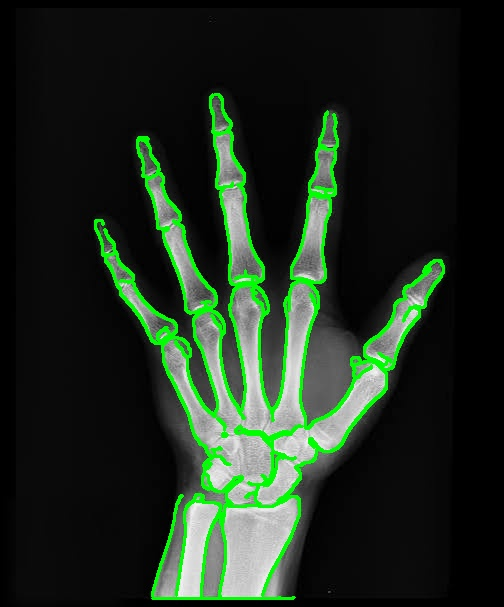
#> input picture fracture_result.jpg, 504 x 607 px
$ python -i app.py   (imports and definitions only)
#> lines starting #> are read from the running program, lines starting #| are printed output that depends on the picture; after the words box and inside, x2 and y2 are one past the last pixel; in counts of white or black regions, pixels touching at a corner belong together
import cv2
import numpy as np
import os
import pickle
import matplotlib.pyplot as plt

from sklearn.svm import SVC
from sklearn.metrics import accuracy_score


# ============================================================
# SETTINGS
# ============================================================

DATASET = "Bone_Fracture_Binary_Classification"

TRAIN_DIR = os.path.join(DATASET, "train")
TEST_DIR = os.path.join(DATASET, "test")

IMG_SIZE = (64, 64)

# Number of images used from each class.
# Increase later if you want.
MAX_TRAIN_IMAGES = 500
MAX_TEST_IMAGES = 200


# ============================================================
# LOAD DATASET
# ============================================================

def load_dataset(folder, max_images):

#> further down, picture is the input picture: shape (607, 504, 3); mean B, G, R 30.4, 44.8, 30.4
    X = []
    y = []

    classes = {
        "not fractured": 0,
        "fractured": 1
    }

    for class_name, label in classes.items():

        class_path = os.path.join(
            folder,
            class_name
        )

        print()
        print("Loading:", class_path)

        if not os.path.exists(class_path):

            print("ERROR: Folder not found!")
            continue

        files = os.listdir(class_path)

        # Limit number of images for faster training
        files = files[:max_images]

        count = 0

        for filename in files:

            filepath = os.path.join(
                class_path,
                filename
            )

            image = cv2.imread(
                filepath,
                cv2.IMREAD_GRAYSCALE
            )

            if image is None:
                continue

            # Resize
            image = cv2.resize(
                image,
                IMG_SIZE
            )

            # Normalize pixel values
            image = image.astype(
                np.float32
            ) / 255.0

            # Convert image to one-dimensional data
            features = image.flatten()

            X.append(features)
            y.append(label)

            count += 1

        print(
            "Images loaded:",
            count
        )

    return np.array(X), np.array(y)


# ============================================================
# IMAGE PROCESSING
# ============================================================

def process_xray(image):

    # Grayscale
    gray = cv2.cvtColor(
        image,
        cv2.COLOR_BGR2GRAY
    )
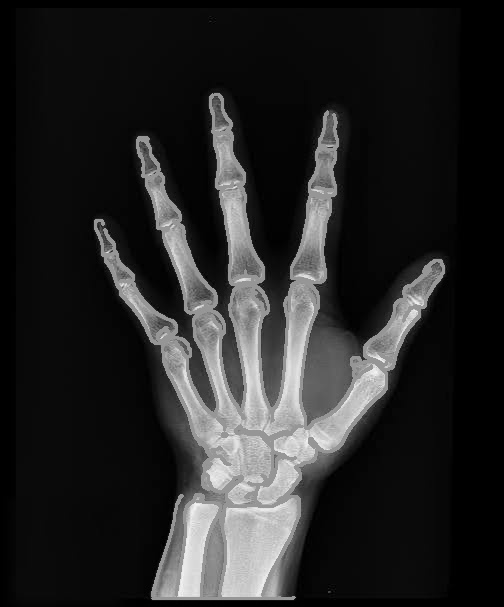
#> gray: shape (607, 504); min 0, max 246, mean 38.8

    # Gaussian blur
    blurred = cv2.GaussianBlur(
        gray,
        (5, 5),
        0
    )

    # Morphological processing
    kernel = np.ones(
        (5, 5),
        np.uint8
    )

    erosion = cv2.erode(
        blurred,
        kernel,
        iterations=1
    )
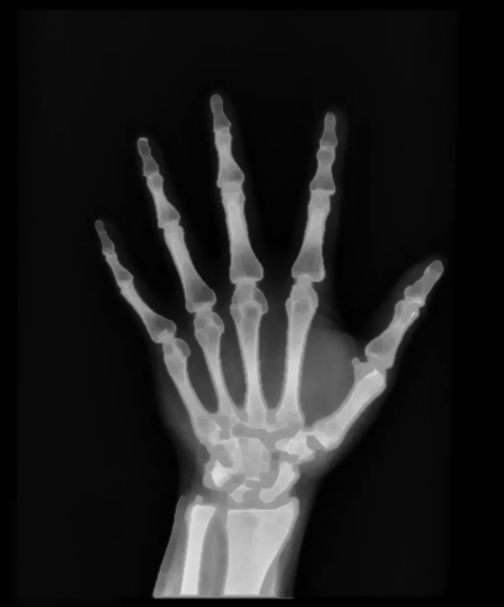
#> erosion: shape (607, 504); min 0, max 227, mean 33

    dilation = cv2.dilate(
        erosion,
        kernel,
        iterations=1
    )

    # Canny edge detection
    edges = cv2.Canny(
        dilation,
        50,
        150
    )
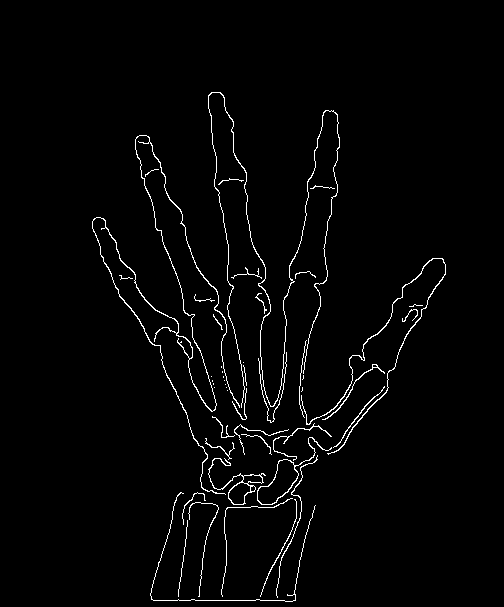
#> edges: shape (607, 504); 2.1% white in thin lines or dots, all inside (x1, y1, x2, y2) = (92, 92, 446, 602)

    # Find contours
    contours, _ = cv2.findContours(
        edges.copy(),
        cv2.RETR_EXTERNAL,
        cv2.CHAIN_APPROX_SIMPLE
    )
#> contours = 48 contours, 38 with area under 20; largest, box (x1, y1, x2, y2) and area: (257, 437, 332, 505) 996, (208, 458, 266, 505) 558, (92, 135, 240, 495) 320, (301, 258, 446, 455) 184, (208, 92, 340, 408) 123

    # Copy original
    result = image.copy()

    # Draw contours
    cv2.drawContours(
        result,
        contours,
        -1,
        (0, 255, 0),
        2
    )
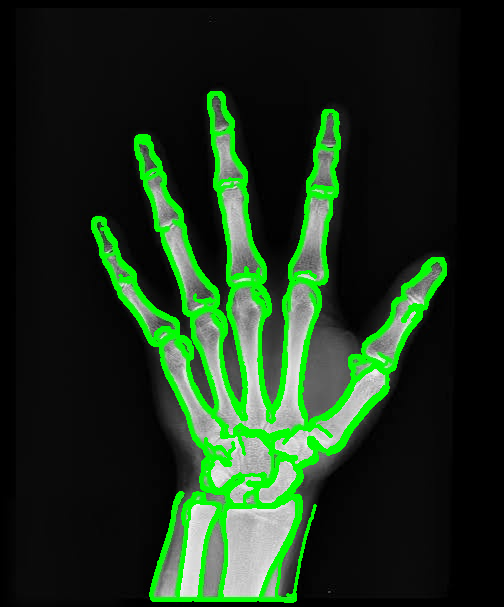
#> result: shape (607, 504, 3); 6.6% of pixels changed, all inside (x1, y1, x2, y2) = (91, 91, 447, 603)

    return result, edges


# ============================================================
# DISPLAY RESULT
# ============================================================

# [79 lines left out: function display_result, not called in this run]


# ============================================================
# START PROGRAM
# ============================================================

# [14 lines not run here, left out]

X_train, y_train = load_dataset(
    TRAIN_DIR,
    MAX_TRAIN_IMAGES
)

# [25 lines not run here, left out]

X_test, y_test = load_dataset(
    TEST_DIR,
    MAX_TEST_IMAGES
)

# [18 lines not run here, left out]

model = SVC(
    kernel="rbf",
    probability=True
)

# [97 lines not run here, left out]


# ============================================================
# PREPARE IMAGE FOR AI
# ============================================================

# [4 lines that did not run here, left out]

# [4 lines that did not run here, left out]

# [3 lines that did not run here, left out]

# [1 line that did not run here, left out]

# [4 lines that did not run here, left out]


# ============================================================
# AI PREDICTION
# ============================================================

# [3 lines that did not run here, left out]

# [3 lines that did not run here, left out]

# [3 lines that did not run here, left out]


# [7 lines that did not run here, left out]


# ============================================================
# DISPLAY TEXT RESULT
# ============================================================

# [18 lines not run here, left out]


# ============================================================
# IMAGE PROCESSING
# ============================================================

# [3 lines that did not run here, left out]


# ============================================================
# SAVE RESULT
# ============================================================

# [21 lines not run here, left out]

>>> import cv2
>>> picture = cv2.imread('fracture_result.jpg')
>>> result = process_xray(picture)
